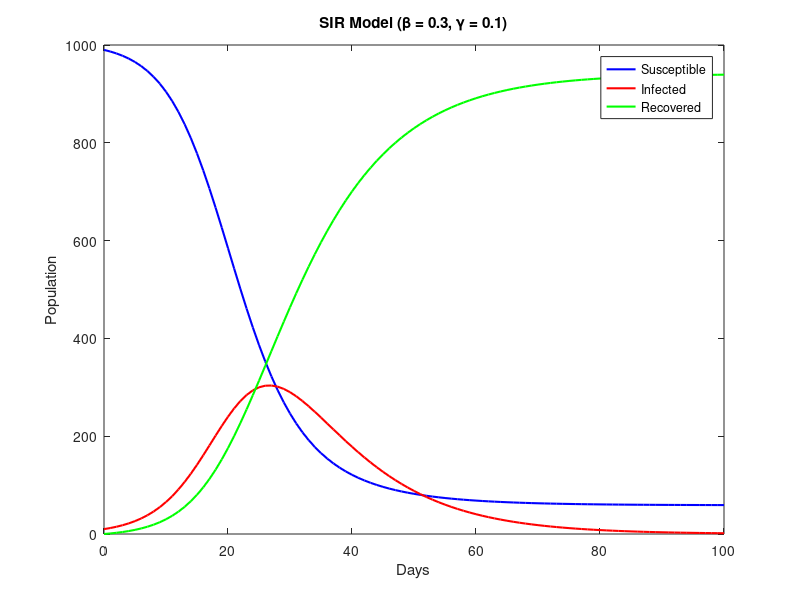
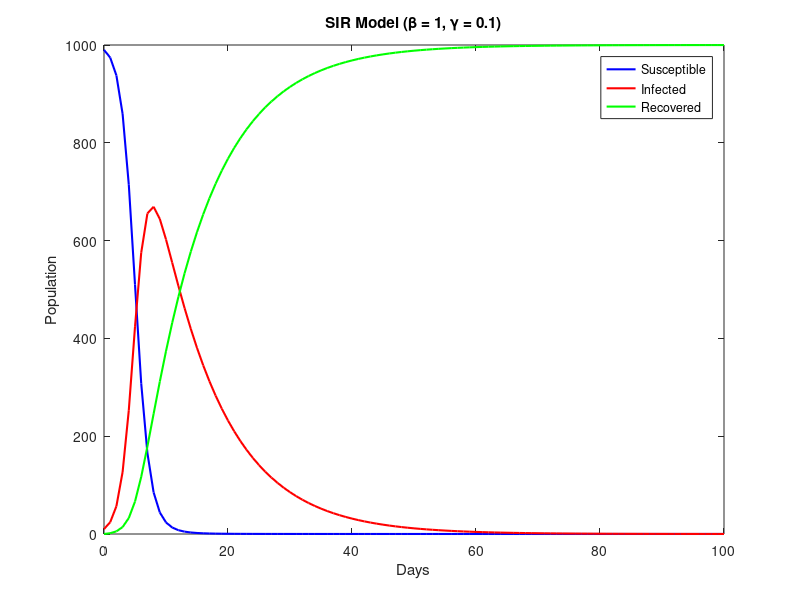
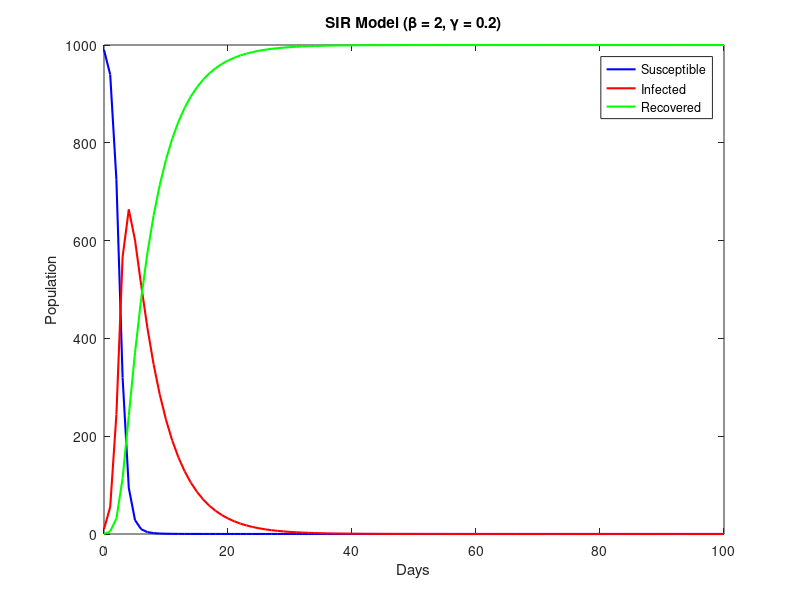

Recreate these plots in MATLAB, in order.
%%Problem 1
% Parameters
Total_pop = 1000; % Total population
Sim_days = 100;   % Duration of the simulation in days
T_step = 1;       % Time step in days

% Initial conditions
S0 = 990; %initial suceptible
I0 = 10;  %initial infected
R0 = 0;   %initial recovered

% Parameters for diseases
dis_params = [0.3, 0.1;  % Seasonal Influenza
              1.0, 0.1;  % COVID-19
             2.0, 0.2]; % Measles

% Loop through each disease scenario
for cdc = 1:size(dis_params, 1)
 
    trans_rate = dis_params(cdc, 1); %transmission rate
    rec_rate = dis_params(cdc, 2);   %recovery rate
    
    % Initialize arrays for S, I, R values
    susceptible = zeros(1, Sim_days + 1);
    infected = zeros(1, Sim_days + 1);
    recovered = zeros(1, Sim_days + 1);
    
    % Set initial values
    susceptible(1) = S0;
    infected(1) = I0;
    recovered(1) = R0;
    
    % Using 4th-order Runge-Kutta method
    for t = 1:Sim_days
        % Calculate k1 values
        k1_s = -trans_rate * susceptible(t) * infected(t) / Total_pop;
        k1_i = (trans_rate * susceptible(t) * infected(t) / Total_pop) - rec_rate * infected(t);
        k1_r = rec_rate * infected(t);
        
        % Calculate k2 values
        k2_s = -trans_rate * (susceptible(t) + 0.5 * T_step * k1_s) * (infected(t) + 0.5 * T_step * k1_i) / Total_pop;
        k2_i = (trans_rate * (susceptible(t) + 0.5 * T_step * k1_s) * (infected(t) + 0.5 * T_step * k1_i) / Total_pop) ...
               - rec_rate * (infected(t) + 0.5 * T_step * k1_i);
        k2_r = rec_rate * (infected(t) + 0.5 * T_step * k1_i);
        
        % Calculate k3 values
        k3_s = -trans_rate * (susceptible(t) + 0.5 * T_step * k2_s) * (infected(t) + 0.5 * T_step * k2_i) / Total_pop;
        k3_i = (trans_rate * (susceptible(t) + 0.5 * T_step * k2_s) * (infected(t) + 0.5 * T_step * k2_i) / Total_pop) ...
               - rec_rate * (infected(t) + 0.5 * T_step * k2_i);
        k3_r = rec_rate * (infected(t) + 0.5 * T_step * k2_i);
        
        % Calculate k4 values
        k4_s = -trans_rate * (susceptible(t) + T_step * k3_s) * (infected(t) + T_step * k3_i) / Total_pop;
        k4_i = (trans_rate * (susceptible(t) + T_step * k3_s) * (infected(t) + T_step * k3_i) / Total_pop) ...
               - rec_rate * (infected(t) + T_step * k3_i);
        k4_r = rec_rate * (infected(t) + T_step * k3_i);
        
        % Update values using weighted average of k1, k2, k3, k4
        susceptible(t + 1) = susceptible(t) + (T_step / 6) * (k1_s + 2 * k2_s + 2 * k3_s + k4_s);
        infected(t + 1) = infected(t) + (T_step / 6) * (k1_i + 2 * k2_i + 2 * k3_i + k4_i);
        recovered(t + 1) = recovered(t) + (T_step / 6) * (k1_r + 2 * k2_r + 2 * k3_r + k4_r);
    end
    
    % Generate plots
    figure;
    plot(0:Sim_days, susceptible, 'b-', 'LineWidth', 1.5); hold on;
    plot(0:Sim_days, infected, 'r-', 'LineWidth', 1.5);
    plot(0:Sim_days, recovered, 'g-', 'LineWidth', 1.5);
    hold off;
    xlabel('Days');
    ylabel('Population');
    legend('Susceptible', 'Infected', 'Recovered');
    title(['SIR Model (\beta = ', num2str(trans_rate), ', \gamma = ', num2str(rec_rate), ')']);
end
